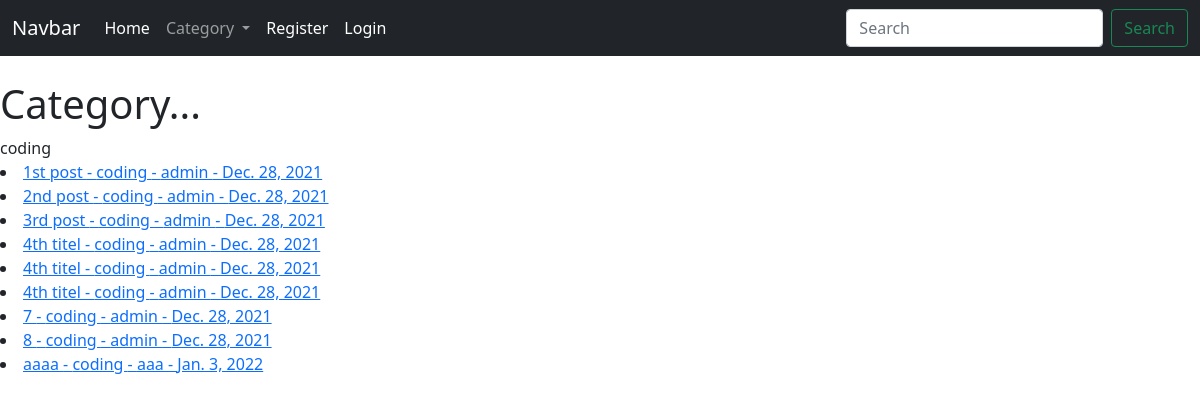
The page /category/coding/ on the database as committed earlier.
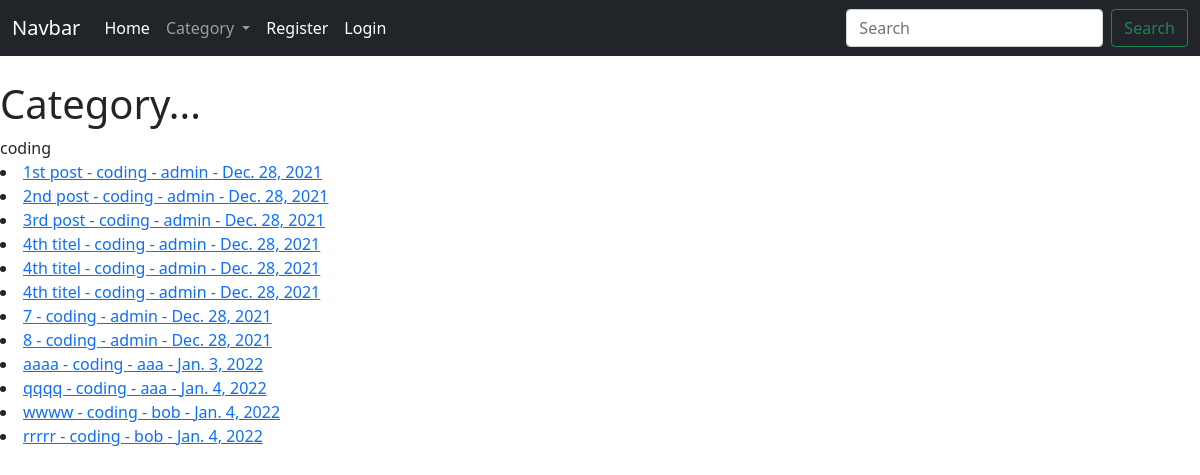
The same page on the database as committed later.
### theblog/models.py (models this page shows, shortened)
class Post(models.Model):
    title = models.CharField(max_length=255)
    title_tag = models.CharField(max_length=255, default="My Freakin' Awesome Blog!")
    author = models.ForeignKey(User, on_delete=models.CASCADE)
    body = models.TextField()
    post_date = models.DateField(auto_now_add=True)
    category = models.CharField(max_length=255, default='coding')
    likes = models.ManyToManyField(User, related_name='blog_posts')

### theblog/views.py (the view)
# urls.py: path('category/<str:cats>/', CategoryView, name='category'),
def CategoryView(request, cats):
    category_posts = Post.objects.filter(category=cats)
    cat_menu = Category.objects.all()
    return render(request, 'categories.html', {'cats':cats, 'category_posts':category_posts, 'cat_menu':cat_menu})

### theblog/models.py (called while the page is built)
    def __str__(self):
        return self.name

### theblog/templates/categories.html (shortened to what this page needs)
{% extends 'base.html' %}
{% block content %}
<h1>Category...</h1>
{{ cats }}
{% for post in category_posts %}
    <li><a href="{% url 'article-detail' post.pk %}">
    {{ post.title }} - {{ post.category }} - {{ post.author }} - {{ post.post_date }}
{% endfor %}
{% endblock %}

### theblog/templates/base.html (shortened to what this page needs)
<!doctype html>
<html lang="en">
  <head>
    <link href="https://cdn.jsdelivr.net/npm/bootstrap@5.0.2/dist/css/bootstrap.min.css" rel="stylesheet">
  </head>
  <body>
{% include 'navbar.html' %}
<dev class="container">
{% block content %}
{% endblock %}
</dev>
  </body>
</html>

### theblog/templates/navbar.html (shortened to what this page needs)
<nav class="navbar navbar-expand-lg navbar-dark bg-dark">
  <div class="container-fluid">
    <a class="navbar-brand" href="#">Navbar</a>
    <div class="collapse navbar-collapse" id="navbarSupportedContent">
      <ul class="navbar-nav me-auto mb-2 mb-lg-0">
        <li class="nav-item">
          <a class="nav-link active" aria-current="page" href="/">Home</a>
        </li>
        {% if cat_menu %}
        <li class="nav-item dropdown">
          <a class="nav-link dropdown-toggle" href="#" id="navbarDropdown" role="button" data-bs-toggle="dropdown" aria-expanded="false">
            Category
          </a>
        </li>
        {% endif %}
        {% if user.is_authenticated %}
            <li class="nav-item">
              <a class="nav-link active" aria-current="page" href="{% url 'add_post' %}">Add Post</a>
            </li>
            <li class="nav-item">
              <a class="nav-link active" aria-current="page" href="{% url 'add_category' %}">Add Category</a>
            </li>
            <li class="nav-item">
              <a class="nav-link active" aria-current="page" href="{% url 'logout' %}">Logout</a>
            </li>
        {% else %}
            <li class="nav-item">
              <a class="nav-link active" aria-current="page" href="{% url 'register' %}">Register</a>
            </li>
            <li class="nav-item">
              <a class="nav-link active" aria-current="page" href="{% url 'login' %}">Login</a>
            </li>
        {% endif %}
      </ul>
      <form class="d-flex">
        <input class="form-control me-2" type="search" placeholder="Search" aria-label="Search">
        <button class="btn btn-outline-success" type="submit">Search</button>
      </form>
    </div>
  </div>
</nav>

Rows that differ between the two databases and show on the page:
added Post: title "qqqq", category "coding", author "aaa", post_date "Jan. 4, 2022"
added Post: title "wwww", category "coding", author "bob", post_date "Jan. 4, 2022"
added Post: title "rrrrr", category "coding", author "bob", post_date "Jan. 4, 2022"
